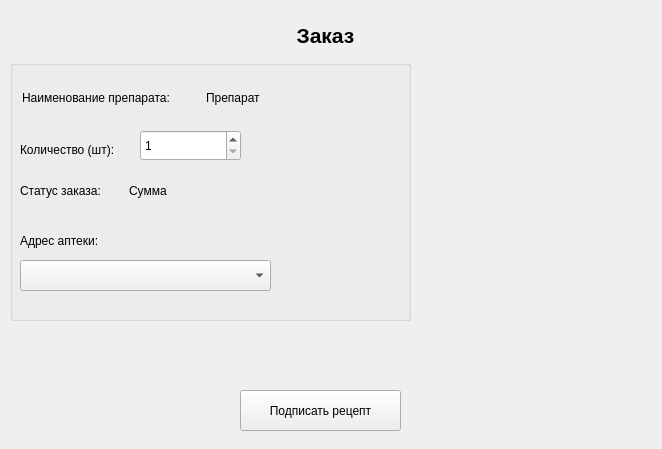
<?xml version="1.0" encoding="UTF-8"?>
<ui version="4.0">
 <class>OrderRequest</class>
 <widget class="QWidget" name="OrderRequest">
  <property name="geometry">
   <rect>
    <x>0</x>
    <y>0</y>
    <width>662</width>
    <height>449</height>
   </rect>
  </property>
  <property name="windowTitle">
   <string>Form</string>
  </property>
  <widget class="QPushButton" name="okButton">
   <property name="geometry">
    <rect>
     <x>240</x>
     <y>390</y>
     <width>161</width>
     <height>41</height>
    </rect>
   </property>
   <property name="text">
    <string>Подписать рецепт</string>
   </property>
  </widget>
  <widget class="QLabel" name="label_4">
   <property name="geometry">
    <rect>
     <x>280</x>
     <y>20</y>
     <width>91</width>
     <height>31</height>
    </rect>
   </property>
   <property name="font">
    <font>
     <pointsize>15</pointsize>
    </font>
   </property>
   <property name="text">
    <string>&lt;html&gt;&lt;head/&gt;&lt;body&gt;&lt;p align=&quot;center&quot;&gt;&lt;span style=&quot; font-size:16pt; font-weight:700;&quot;&gt;Заказ&lt;/span&gt;&lt;/p&gt;&lt;/body&gt;&lt;/html&gt;</string>
   </property>
  </widget>
  <widget class="QGroupBox" name="groupBox">
   <property name="geometry">
    <rect>
     <x>10</x>
     <y>60</y>
     <width>401</width>
     <height>261</height>
    </rect>
   </property>
   <property name="title">
    <string/>
   </property>
   <widget class="QLabel" name="aptekaLabel">
    <property name="geometry">
     <rect>
      <x>10</x>
      <y>170</y>
      <width>101</width>
      <height>21</height>
     </rect>
    </property>
    <property name="text">
     <string>Адрес аптеки:</string>
    </property>
   </widget>
   <widget class="QComboBox" name="aptekaComboBox">
    <property name="geometry">
     <rect>
      <x>10</x>
      <y>200</y>
      <width>251</width>
      <height>31</height>
     </rect>
    </property>
   </widget>
   <widget class="QSpinBox" name="quantitySpinBox">
    <property name="geometry">
     <rect>
      <x>130</x>
      <y>70</y>
      <width>101</width>
      <height>31</height>
     </rect>
    </property>
    <property name="minimum">
     <number>1</number>
    </property>
    <property name="maximum">
     <number>10</number>
    </property>
   </widget>
   <widget class="QLabel" name="label_3">
    <property name="geometry">
     <rect>
      <x>10</x>
      <y>80</y>
      <width>116</width>
      <height>20</height>
     </rect>
    </property>
    <property name="text">
     <string>Количество (шт):</string>
    </property>
   </widget>
   <widget class="QWidget" name="layoutWidget">
    <property name="geometry">
     <rect>
      <x>10</x>
      <y>110</y>
      <width>211</width>
      <height>41</height>
     </rect>
    </property>
    <layout class="QHBoxLayout" name="horizontalLayout">
     <item>
      <widget class="QLabel" name="label_2">
       <property name="text">
        <string>Статус заказа:</string>
       </property>
      </widget>
     </item>
     <item>
      <widget class="QLabel" name="statusLabel">
       <property name="text">
        <string>Сумма </string>
       </property>
      </widget>
     </item>
    </layout>
   </widget>
   <widget class="QWidget" name="layoutWidget">
    <property name="geometry">
     <rect>
      <x>12</x>
      <y>22</y>
      <width>361</width>
      <height>31</height>
     </rect>
    </property>
    <layout class="QHBoxLayout" name="horizontalLayout_2">
     <item>
      <widget class="QLabel" name="label">
       <property name="text">
        <string>Наименование препарата:</string>
       </property>
      </widget>
     </item>
     <item>
      <widget class="QLabel" name="medicineNameLabel">
       <property name="text">
        <string>Препарат</string>
       </property>
      </widget>
     </item>
    </layout>
   </widget>
  </widget>
 </widget>
 <resources/>
 <connections/>
</ui>
